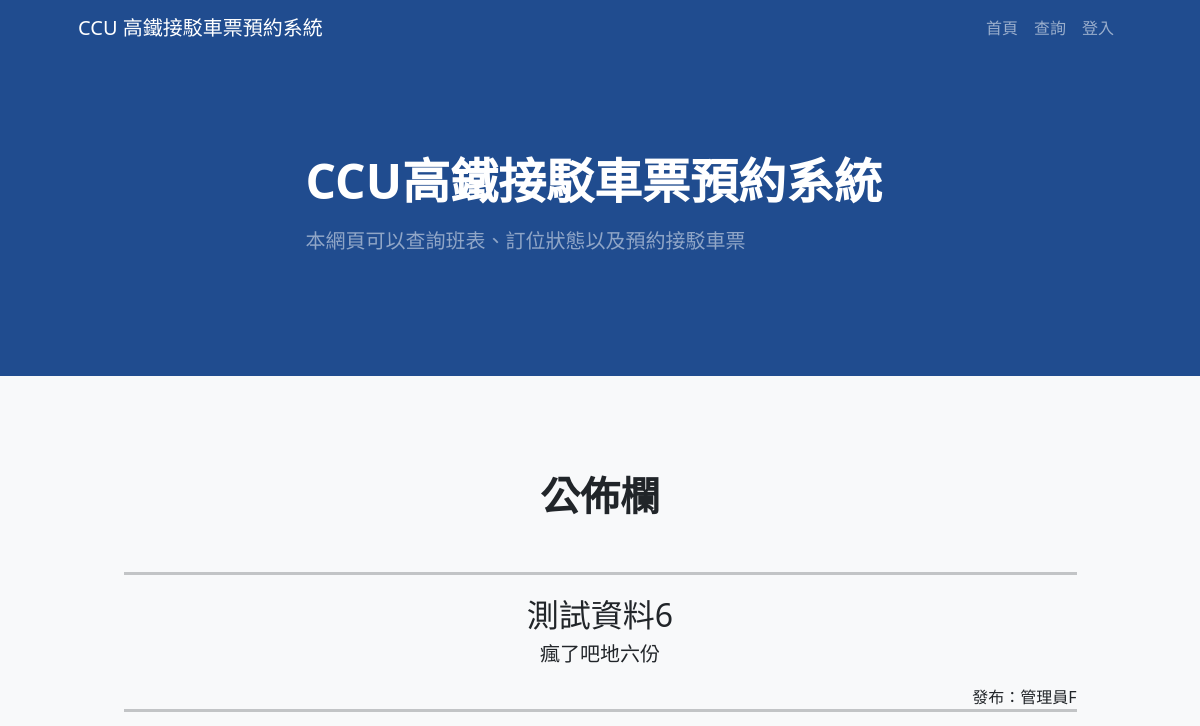
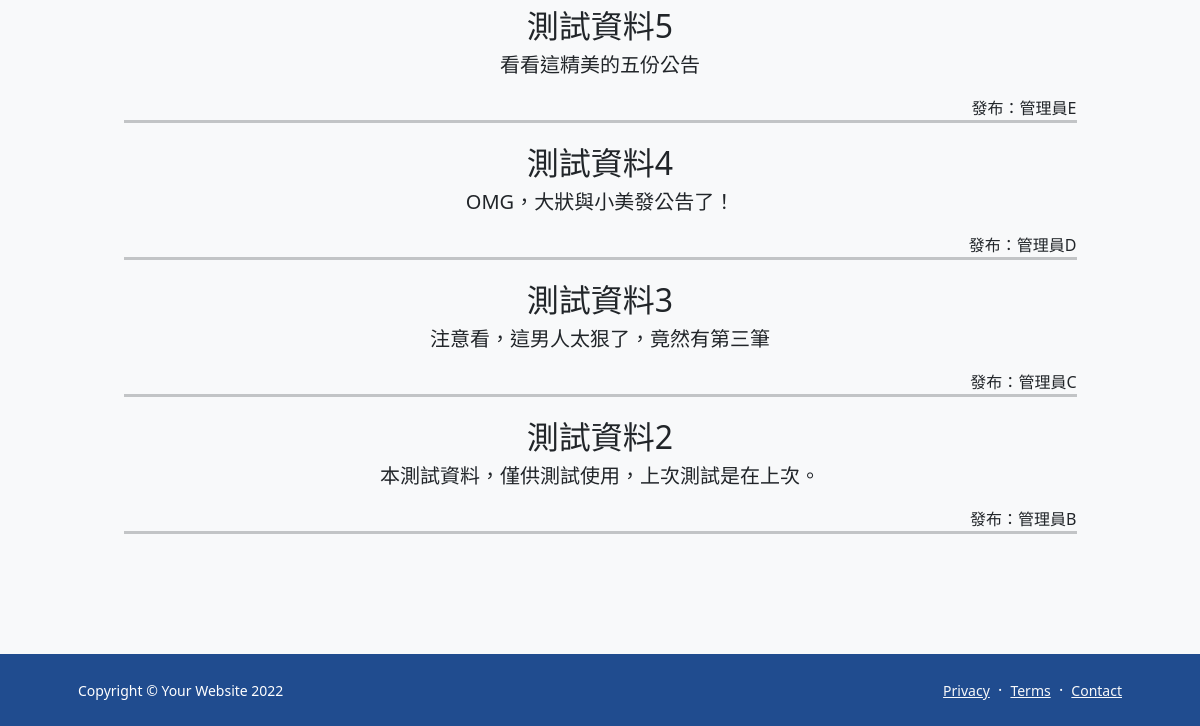
/, run on an earlier commit of the app's database (2 pictures, top to bottom).
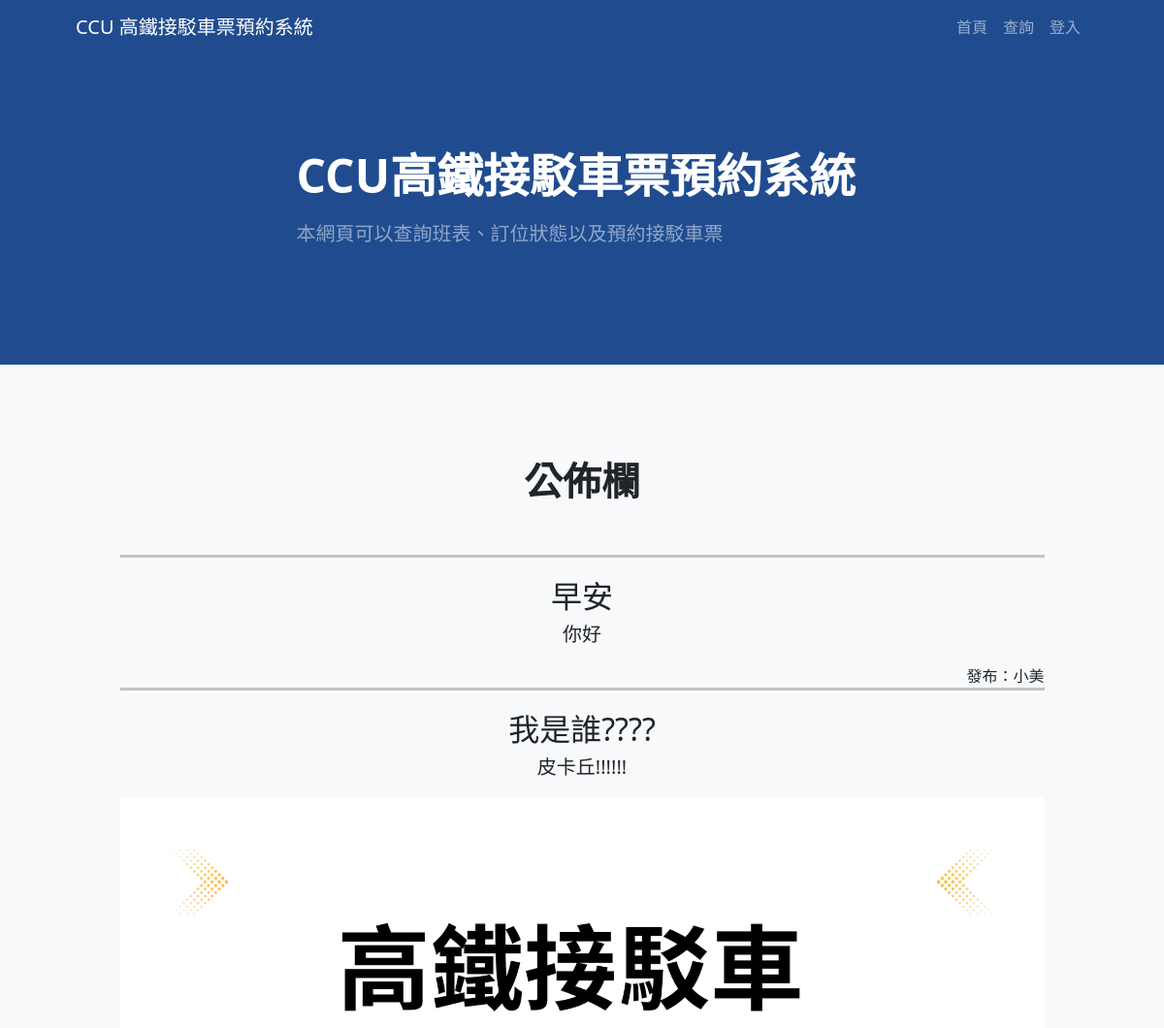
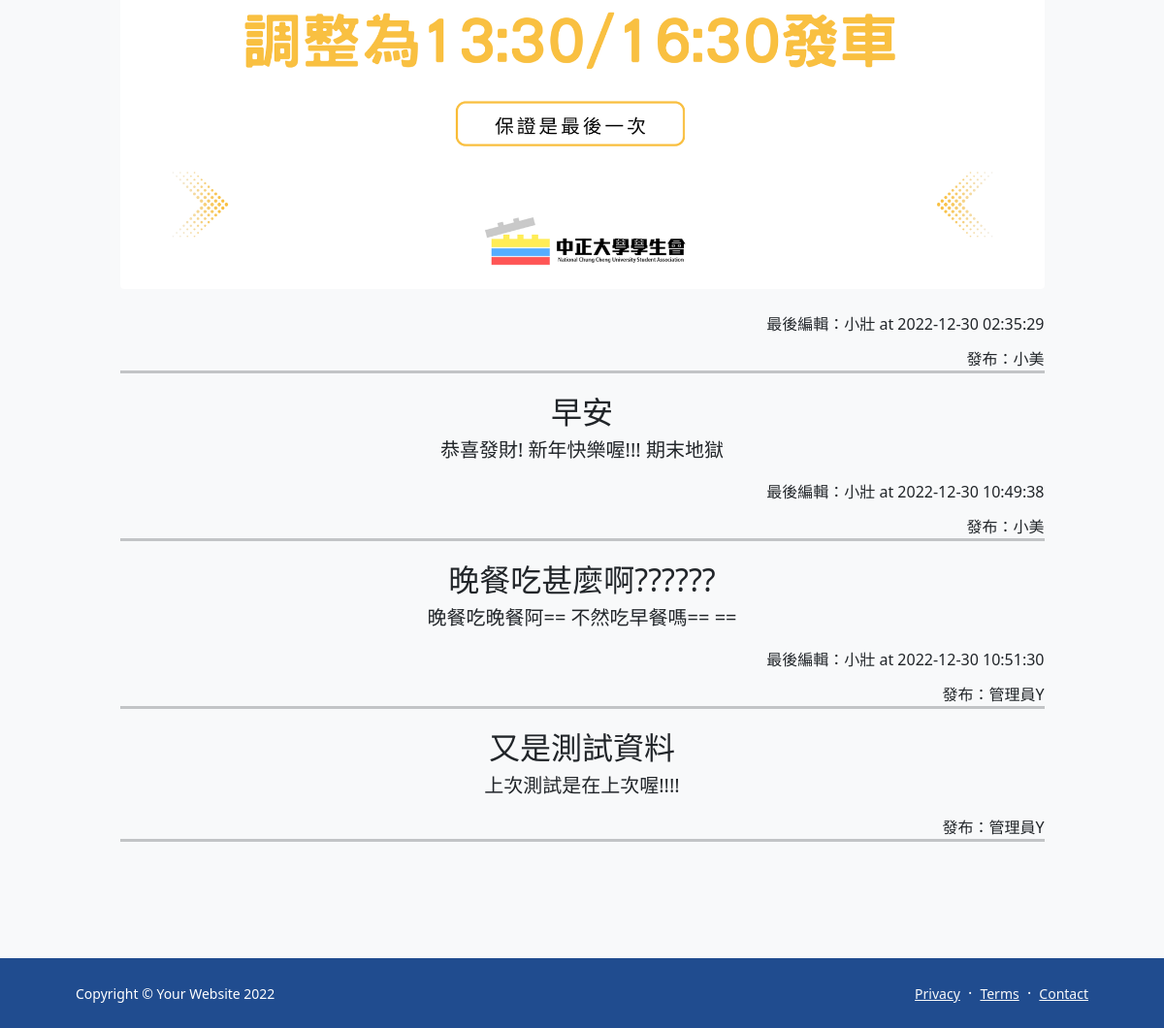
And on a later commit of the database (2 pictures, top to bottom).
### tables this page shows
CREATE TABLE IF NOT EXISTS `announcement` (
  `index` bigint(20) NOT NULL AUTO_INCREMENT,
  `title` varchar(50) DEFAULT NULL,
  `date` datetime DEFAULT NULL,
  `content` varchar(100) DEFAULT NULL,
  `img` varchar(100) DEFAULT NULL,
  `author` varchar(15) DEFAULT NULL,
  `lastedit` varchar(15) DEFAULT NULL,
  PRIMARY KEY (`index`) USING BTREE
);

### index.php (the view, shortened to what this page needs)
<?php
    require_once 'dbconnection.php';
    $sqlanc = 'SELECT * FROM `announcement` ORDER BY `index` DESC';
    $data = $pdo->prepare($sqlanc);
    $data->execute();
    $item = $data->fetchAll();
?>
<!DOCTYPE html>
<html lang="zh-TW">
    <head>
        <link href="https://cdn.jsdelivr.net/npm/bootstrap-icons@1.5.0/font/bootstrap-icons.css" rel="stylesheet" />
        <link rel="stylesheet" href="https://code.jquery.com/ui/1.13.1/themes/smoothness/jquery-ui.css" type="text/css"/>
        <link href="css/styles.css" rel="stylesheet" />
    </head>
    <body class="d-flex flex-column h-100">
        <main class="flex-shrink-0">
            <nav class="navbar navbar-expand-lg navbar-dark bg-dark">
                <div class="container px-5">
                    <a class="navbar-brand" href="index.php">CCU 高鐵接駁車票預約系統</a>
                    <div class="collapse navbar-collapse" id="navbarSupportedContent">
                        <ul class="navbar-nav ms-auto mb-2 mb-lg-0">
                        <li class="nav-item"><a class="nav-link" href="index.php">首頁</a></li>
                        <li class="nav-item"><a class="nav-link" href="searching.php">查詢</a></li>
                        <?php
                            if (empty($_SESSION)){
                                echo '<li class="nav-item"><a class="nav-link" href="login.php">登入</a></li>';
                            }
                        ?>
                        </ul>
                    </div>
                </div>
            </nav>
            <header class="bg-dark py-5">
                <div class="container px-5">
                    <div class="row gx-5 align-items-center justify-content-center">
                        <div class="col-lg-8 col-xl-7 col-xxl-6">
                            <div class="my-5 text-center text-xl-start">
                                <h1 class="display-5 fw-bolder text-white mb-2">CCU高鐵接駁車票預約系統</h1>
                                <p class="lead fw-normal text-white-50 mb-4">本網頁可以查詢班表、訂位狀態以及預約接駁車票</p>
                            </div>
                </div>
            </header>
            <div class="py-5 bg-light" id="announce">
                <div class="container px-5 my-5">
                    <div class="row gx-5 justify-content-center">
                        <div class="col-lg-11 col-xl-11">
                            <div class="text-center">
                                <span class='fw-bold display-6 mb-5'>公佈欄</span>
                                <div class="fs-4 mb-4 ">
                                <br>
                                <hr size='5px' width="100%">
                                <?php
                                $index = 0;
                                foreach($item as $i){
                                    if($index==5)break;
                                    echo '<span class="fs-2 ">';echo $i['title'];echo'</span>';
                                    echo '<div class="d-flex align-items-center justify-content-center fs-5">';
                                    echo '<p>'.$i['content'].'</p>'.'</br>'.'</div>';
                                    if(!is_null($i['img'] )){
                                        echo '<figure class="mb-4"><img class="img-fluid rounded" src="' .$i['img']. '" /></figure>';
                                    }
                                    if(!is_null($i['lastedit'])){
                                        echo '<span class="fw-normal fs-6 float-end">最後編輯：'.$i['lastedit'].' at '.$i['date'].'</span></br>';
                                    }
                                    echo '<span class="fw-normal fs-6 float-end">發布：'.$i['author'].'</span>';
                                    echo '<hr size="5px" width="100%">';
                                    $index++;
                                }
                                ?>
                                </div>
                            </div>
                        </div>
                    </div>
                </div>
            </div>
        </main>
        <footer class="bg-dark py-4 mt-auto">
            <div class="container px-5">
                <div class="row align-items-center justify-content-between flex-column flex-sm-row">
                    <div class="col-auto"><div class="small m-0 text-white">Copyright &copy; Your Website 2022</div></div>
                    <div class="col-auto">
                        <a class="link-light small" href="#!">Privacy</a>
                        <span class="text-white mx-1">&middot;</span>
                        <a class="link-light small" href="#!">Terms</a>
                        <span class="text-white mx-1">&middot;</span>
                        <a class="link-light small" href="#!">Contact</a>
                    </div>
                </div>
            </div>
        </footer>
    </body>
</html>

What changed in the data, as far as the page shows it:
removed announcement: title "測試資料6", content "瘋了吧地六份", author "管理員F"
removed announcement: title "測試資料5", content "看看這精美的五份公告", author "管理員E"
removed announcement: title "測試資料4", content "OMG，大狀與小美發公告了！", author "管理員D"
removed announcement: title "測試資料3", content "注意看，這男人太狠了，竟然有第三筆", author "管理員C"
removed announcement: title "測試資料2", content "本測試資料，僅供測試使用，上次測試是在上次。", author "管理員B"
added announcement: title "早安", content "你好", author "小美"
added announcement: title "我是誰????", content "皮卡丘!!!!!!", img (picture), lastedit "小壯", date "2022-12-30 02:35:29", author "小美"
added announcement: title "早安", content "恭喜發財! 新年快樂喔!!! 期末地獄", lastedit "小壯", date "2022-12-30 10:49:38", author "小美"
added announcement: title "晚餐吃甚麼啊??????", content "晚餐吃晚餐阿== 不然吃早餐嗎== ==", lastedit "小壯", date "2022-12-30 10:51:30", author "管理員Y"
added announcement: title "又是測試資料", content "上次測試是在上次喔!!!!", author "管理員Y"
